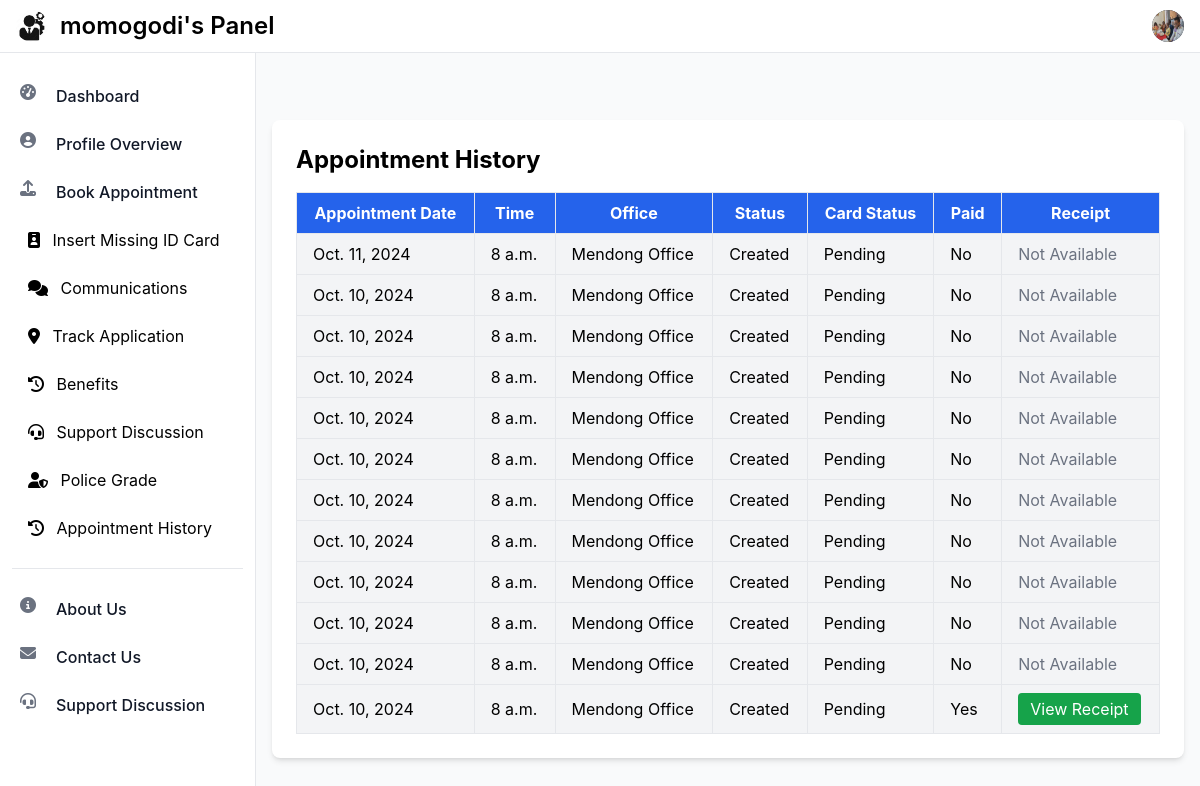
Page /appointment/history/ (signed in) on the earlier database version.
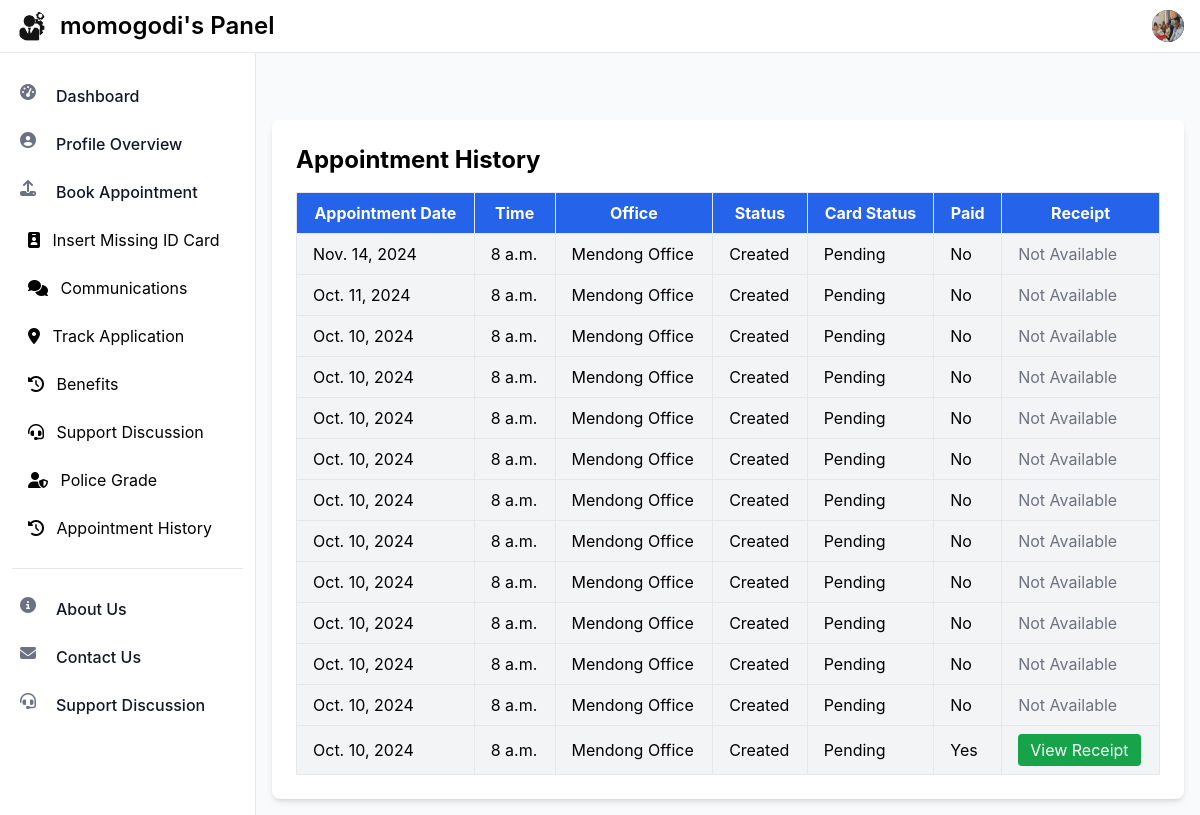
Same page on the later database version.
### booking/models.py (models this page shows)
class Appointment(models.Model):
    STATUS_CHOICES = (
        ('created', 'Created'),
        ('pending', 'Pending'),
        ('approved', 'Approved'),
        ('rejected', 'Rejected'),
    )
    CARD_CHOICES = (
        ('created', 'Created'),
        ('pending', 'Pending'),
        ('blocked', 'Blocked')
    )
    user = models.ForeignKey(User, on_delete=models.CASCADE)
    officer = models.ForeignKey(User, related_name='appointments', on_delete=models.CASCADE, null=True, blank=True)
    office = models.ForeignKey(Office, on_delete=models.CASCADE)
    date = models.DateField()
    time = models.TimeField()
    document = models.ForeignKey(Document, on_delete=models.CASCADE, null=True, blank=True)
    paid = models.BooleanField(default=False)
    status = models.CharField(max_length=20, choices=STATUS_CHOICES, default='Created')
    card_status = models.CharField(max_length=20, choices=CARD_CHOICES, default="pending")
    receipt_reference = models.CharField(max_length=100, null=True, blank=True)  # Add this field to store receipt reference

class Office(models.Model):
    name = models.CharField(max_length=100)
    address = models.TextField()

### booking/views.py (the view)
# urls.py: path('appointment/history/', appointment_history, name='appointment_history'),
@login_required
def appointment_history(request):
    appointments = Appointment.objects.filter(user=request.user).order_by('-date')
    context = {
        'appointments': appointments,
    }
    return render(request, 'panel/user/history/appointment_history.html', context)

### booking/templates/panel/user/history/appointment_history.html (shortened to what this page needs)
{% extends 'panel/base_page/base.html' %}
{% load static %}
{% block content %}
<div class="container mx-auto p-6 mt-10 bg-white rounded-lg shadow-md animate__animated animate__fadeInUp">
    <h1 class="text-2xl font-bold mb-4">Appointment History</h1>
    <table class="min-w-full border-collapse bg-gray-100">
        <thead class="bg-blue-600 text-white">
            <tr>
                <th class="py-2 px-4 border">Appointment Date</th>
                <th class="py-2 px-4 border">Time</th>
                <th class="py-2 px-4 border">Office</th>
                <th class="py-2 px-4 border">Status</th>
                <th class="py-2 px-4 border">Card Status</th>
                <th class="py-2 px-4 border">Paid</th>
                <th class="py-2 px-4 border">Receipt</th>
            </tr>
        </thead>
        <tbody>
            {% for appointment in appointments %}
                <tr class="hover:bg-gray-50">
                    <td class="py-2 px-4 border">{{ appointment.date }}</td>
                    <td class="py-2 px-4 border">{{ appointment.time }}</td>
                    <td class="py-2 px-4 border">{{ appointment.office.name }}</td>
                    <td class="py-2 px-4 border">{{ appointment.get_status_display }}</td>
                    <td class="py-2 px-4 border">{{ appointment.get_card_status_display }}</td>
                    <td class="py-2 px-4 border">{{ appointment.paid|yesno:"Yes,No" }}</td>
                    <td class="py-2 px-4 border">
                        {% if appointment.paid %}
                            <form action="{% url 'download_receipt' appointment.id %}" method="post" class="inline">
                                <button type="submit" class="bg-green-600 text-white py-1 px-3 rounded hover:bg-green-700 transition">View Receipt</button>
                            </form>
                        {% else %}
                            <span class="text-gray-500">Not Available</span>
                        {% endif %}
                    </td>
                </tr>
            {% endfor %}
        </tbody>
    </table>
</div>
{% endblock %}

Differences in the rows shown:
added Appointment: date "Nov. 14, 2024", time "8 a.m.", office.name "Mendong Office", status "Created", card_status "Pending", paid "No", shows "Not Available"
